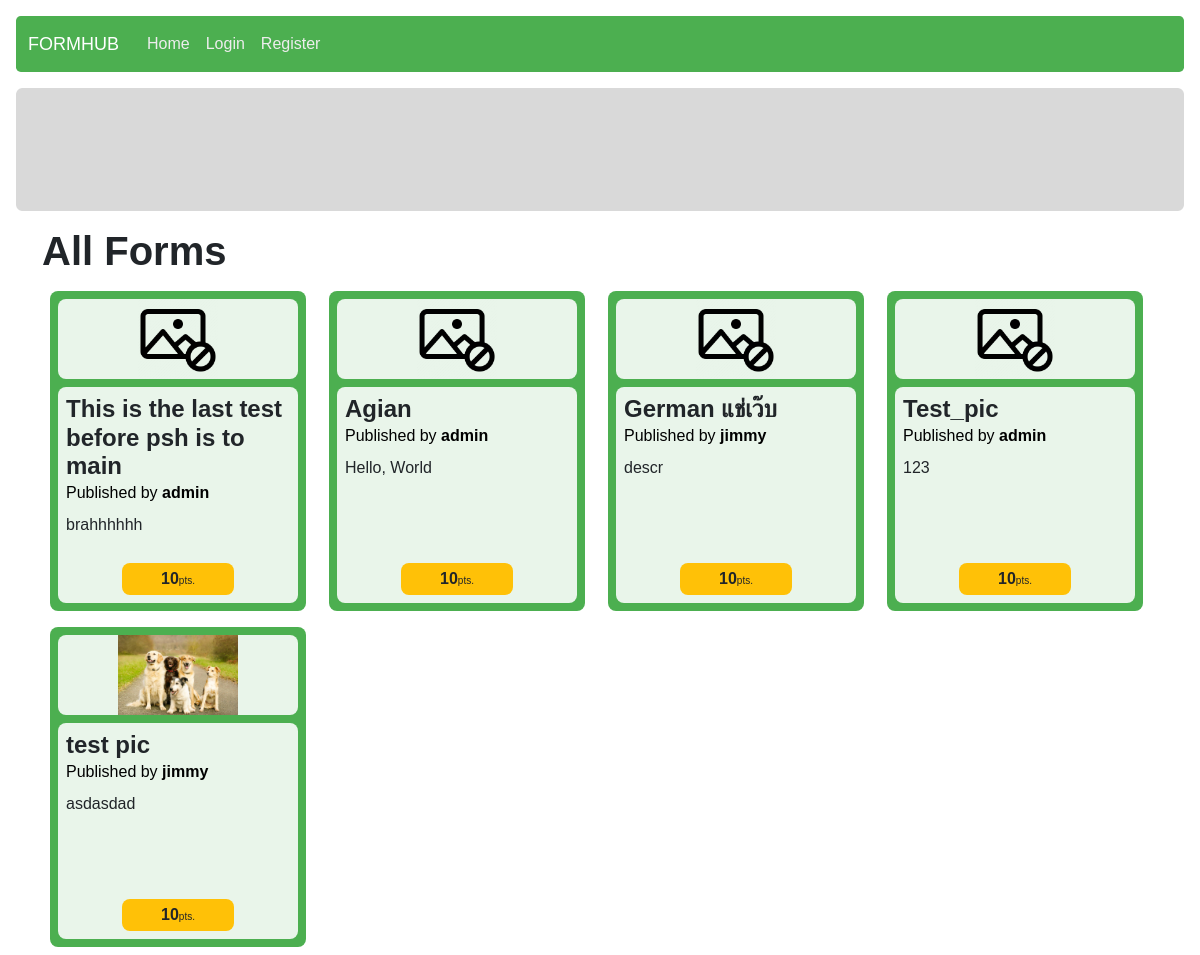
The page / on the database its author committed.
### form_management/models.py (models this page shows, shortened)
class Form(models.Model):
    owner = models.ForeignKey(User, on_delete = models.CASCADE)
    form_name = models.CharField(max_length = 125)
    description = models.CharField(max_length = 1000)
    category = models.ForeignKey(Category, on_delete = models.CASCADE, null = True)
    design = models.JSONField()
    creation_timestamp = models.DateTimeField(auto_now_add = True)
    publish_timestamp = models.DateTimeField(null = True)
    is_open = models.BooleanField(default = False)
    is_sale = models.BooleanField(default = False)
    form_point = models.ForeignKey(Point, on_delete = models.CASCADE, related_name="form_point")
    form_selling_point = models.ForeignKey(Point, on_delete = models.CASCADE, null = True, blank = True, related_name="form_selling_point")
    form_pic = models.ImageField(
        upload_to="static/form_management/imgs",
        null = True,
        default = "static/form_management/imgs/no-pic.png")

class Point(models.Model):
    form_size = models.CharField(max_length = 2)
    context = models.CharField(max_length = 3, null = True, blank = True, choices = POINT_CONTEXT) # SEL = Selling, ANS = answering
    point = models.IntegerField()
    description = models.CharField(max_length = 50, null = True, blank = True)
    lower_bound = models.IntegerField()
    upper_bound = models.IntegerField()

### authentication/models.py (models this page shows)
class User(AbstractUser):
    student_id = models.CharField(max_length = 10, null = True)
    profile_img = models.ImageField(
        upload_to="static/userprofile/imgs",
        null = True,
        default = "static/userprofile/imgs/default.jpg")
    def __str__(self):
        return f"{self.username}"

### answering/views.py (the view)
# urls.py: path("", views.index, name="index"),
def index(request):
	if (request.user.is_authenticated):
		is_already_answered_form = FormResponse.objects.filter(responder = request.user).values("form_id").distinct()
		exclude_form_list = [item["form_id"] for item in is_already_answered_form]
		forms = Form.objects.filter(is_open = True).exclude(id__in=exclude_form_list)
	else:
		forms = Form.objects.filter(is_open = True)
	return render(request, "answering/index.html", {
		"title": "All Active Forms",
		"forms": forms,
	})

### templates/answering/index.html (shortened to what this page needs)
{% extends "layout.html" %}
{% load static %}
{% block extra_css %}
    <link rel="stylesheet" href="{% static 'answering/index.css' %}">
{% endblock %}
{% block body %}
<div class="container">
    <h1><strong>All Forms</strong></h1>
    <div class="all-forms d-flex flex-row flex-wrap">
        {% for form in forms %}
            <div class="form-card p-2 d-flex flex-column col-sm-6 col-md-4 col-lg-3" data-code="{{ form.id }}">
                <div class="form p-2 d-flex flex-column">
                    <div class="img-container d-flex justify-content-center">
                        <img id="form_pic_{{form.id}}" data-code="{{ form.id }}" src="{{ form.form_pic }}" alt="no-photo">
                    </div>
                    <div class="form-meta-data mt-2 p-2">
                        <h4 class="form-name my-0">{{ form.form_name }}</h6>
                        <a href="/account/{{ form.owner.id }}" class="mb-2 author">Published by <strong>{{ form.owner }}</strong></a>
                        <div class="description">
                            {{ form.description }}
                        </div>
                        <div class="bottom-section mt-auto p-1">
                            <span class="point">{{ form.form_point.point }}</span><span class="unit">pts.</span>
                        </div>
                    </div>
                </div>
            </div>
        {% empty %}
            <h3>No form</h3>
        {% endfor %}
    </div>
</div>
{% endblock %}

### static/core/core.css (style rules this page uses)
* { margin: 0; padding: 0; box-sizing: border-box; font-family: Helvetica; }

### static/answering/index.css (style rules this page uses)
:root { --main-bg: #4CAF50; --card-trans-bg: #FFFFFFE0; }

### rows shown on the page
Form: form_pic (placeholder picture), form_name "This is the last test before psh is to main", owner "admin", description "brahhhhhh", form_point.point "10"
Form: form_pic (placeholder picture), form_name "Agian", owner "admin", description "Hello, World", form_point.point "10"
Form: form_pic (placeholder picture), form_name "German แช่เว๊บ", owner "jimmy", description "descr", form_point.point "10"
Form: form_pic (placeholder picture), form_name "Test_pic", owner "admin", description "123", form_point.point "10"
Form: shows a picture, form_name "test pic", owner "jimmy", description "asdasdad", form_point.point "10"
